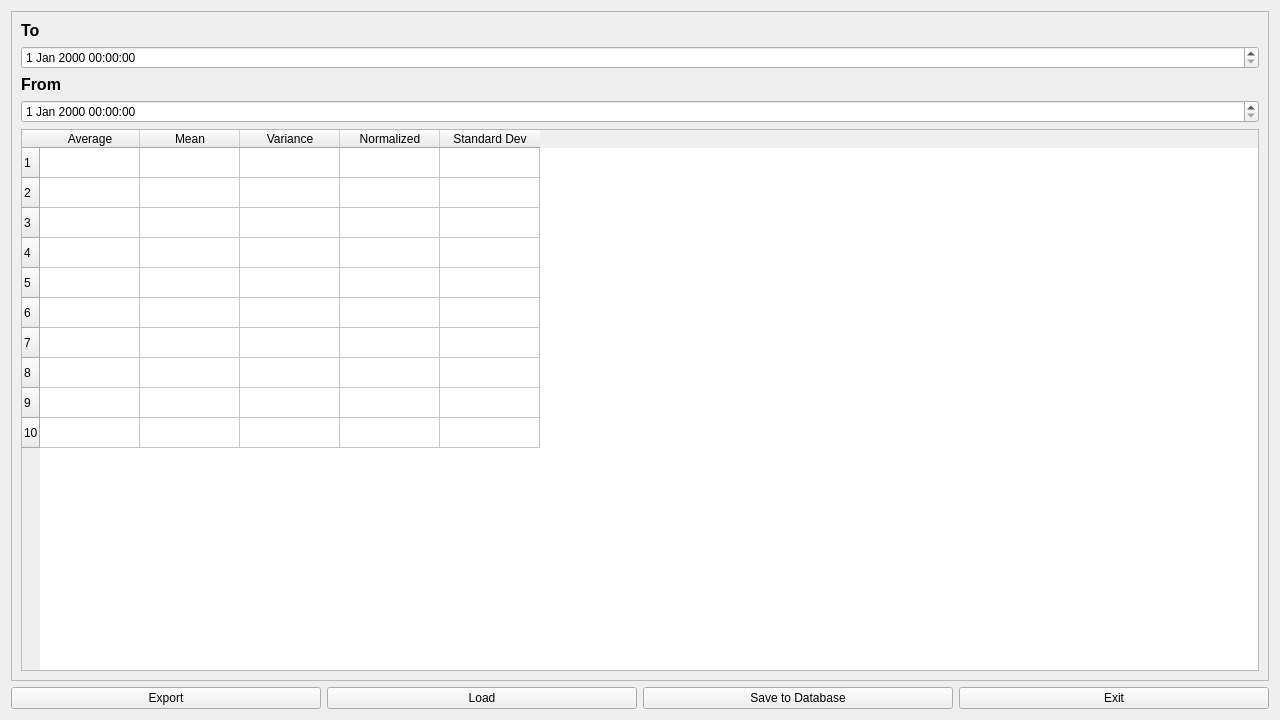
<?xml version="1.0" encoding="UTF-8"?>
<ui version="4.0">
 <class>Form</class>
 <widget class="QWidget" name="Form">
  <property name="geometry">
   <rect>
    <x>0</x>
    <y>0</y>
    <width>1280</width>
    <height>720</height>
   </rect>
  </property>
  <property name="minimumSize">
   <size>
    <width>1280</width>
    <height>720</height>
   </size>
  </property>
  <property name="windowTitle">
   <string>Form</string>
  </property>
  <layout class="QGridLayout" name="gridLayout_2">
   <item row="0" column="0" colspan="4">
    <widget class="QFrame" name="frame">
     <property name="frameShape">
      <enum>QFrame::StyledPanel</enum>
     </property>
     <property name="frameShadow">
      <enum>QFrame::Raised</enum>
     </property>
     <layout class="QGridLayout" name="gridLayout">
      <item row="0" column="0">
       <widget class="QLabel" name="label_2">
        <property name="text">
         <string>&lt;html&gt;&lt;head/&gt;&lt;body&gt;&lt;p&gt;&lt;span style=&quot; font-size:12pt; font-weight:600;&quot;&gt;To&lt;/span&gt;&lt;/p&gt;&lt;/body&gt;&lt;/html&gt;</string>
        </property>
       </widget>
      </item>
      <item row="1" column="0">
       <widget class="QDateTimeEdit" name="dateTimeEdit_to"/>
      </item>
      <item row="2" column="0">
       <widget class="QLabel" name="label">
        <property name="text">
         <string>&lt;html&gt;&lt;head/&gt;&lt;body&gt;&lt;p&gt;&lt;span style=&quot; font-size:12pt; font-weight:600;&quot;&gt;From&lt;/span&gt;&lt;/p&gt;&lt;/body&gt;&lt;/html&gt;</string>
        </property>
       </widget>
      </item>
      <item row="3" column="0">
       <widget class="QDateTimeEdit" name="dateTimeEdit"/>
      </item>
      <item row="4" column="0">
       <widget class="QTableWidget" name="tableWidget">
        <property name="minimumSize">
         <size>
          <width>0</width>
          <height>0</height>
         </size>
        </property>
        <property name="maximumSize">
         <size>
          <width>1920</width>
          <height>1080</height>
         </size>
        </property>
        <property name="rowCount">
         <number>10</number>
        </property>
        <property name="columnCount">
         <number>5</number>
        </property>
        <row/>
        <row/>
        <row/>
        <row/>
        <row/>
        <row/>
        <row/>
        <row/>
        <row/>
        <row/>
        <column>
         <property name="text">
          <string>Average</string>
         </property>
        </column>
        <column>
         <property name="text">
          <string>Mean</string>
         </property>
        </column>
        <column>
         <property name="text">
          <string>Variance</string>
         </property>
        </column>
        <column>
         <property name="text">
          <string>Normalized</string>
         </property>
        </column>
        <column>
         <property name="text">
          <string>Standard Dev</string>
         </property>
        </column>
       </widget>
      </item>
     </layout>
    </widget>
   </item>
   <item row="1" column="0">
    <widget class="QPushButton" name="pushButton_3">
     <property name="text">
      <string>Export</string>
     </property>
    </widget>
   </item>
   <item row="1" column="1">
    <widget class="QPushButton" name="pushButton">
     <property name="text">
      <string>Load</string>
     </property>
    </widget>
   </item>
   <item row="1" column="2">
    <widget class="QPushButton" name="pushButton_2">
     <property name="text">
      <string>Save to Database</string>
     </property>
    </widget>
   </item>
   <item row="1" column="3">
    <widget class="QPushButton" name="pushButton_4">
     <property name="text">
      <string>Exit</string>
     </property>
    </widget>
   </item>
  </layout>
 </widget>
 <resources/>
 <connections/>
</ui>
